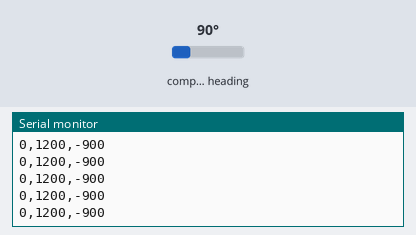
A sketch run on a simulated Arduino Uno, built with avr-gcc and run on an emulated ATmega328P. Parts: the last lines printed to the serial monitor. Inputs (shaded band) come from the test bench; at power-on: compass heading 90°.

Above: at 1.2 s.
1.3 s: compass heading set to 352°
At 1.36 s:
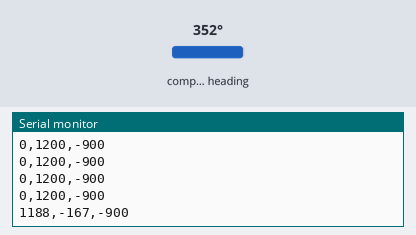
4.3 s: compass heading set to 7°
At 4.3 s:
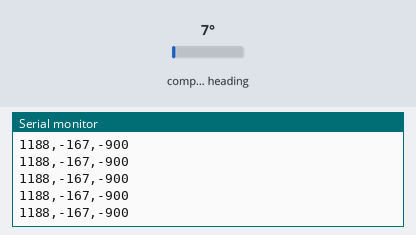
Timing chart, 0 to 7.3 s (numbered marks = the images above; inputs shaded):
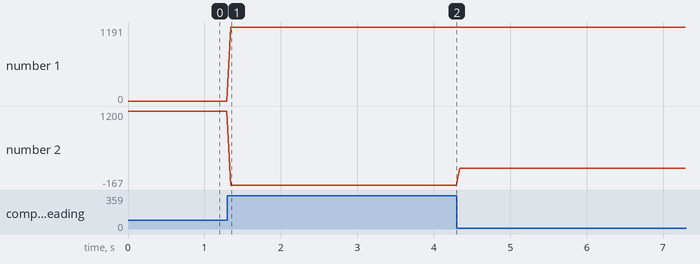

The sketch:

main.ino
```cpp
  /*
   * CODE BY PBK IN 2023.3
   * work with the .pde file in this folder
   * visualizing the magnetic field using gy-271(QMC5883L), a magnetometer
   */
  #include <Wire.h>
  #include <QMC5883LCompass.h>
  QMC5883LCompass compass;

  int compass_x;
  int compass_y;
  int compass_z;

  void setup(){
    Serial.begin(9600);
    Wire.begin();
    compass.init();
  }

  void loop(){
    compass.read();
    compass_x = compass.getX();
    compass_y = compass.getY();
    compass_z = compass.getZ();
    Serial.print(compass_x); Serial.print(','); Serial.print(compass_y); Serial.print(','); Serial.println(compass_z);

    delay(50);
  }
```

Measured:
- after the input at 1.3 s, the serial monitor: prints a new line at once (image 1)
- plotted number 1: 0 → 1188 after the input at 1.3 s, 1188 → 1191 after the input at 4.3 s
- plotted number 2: 1200 → -167 after the input at 1.3 s, -167 → 146 after the input at 4.3 s
